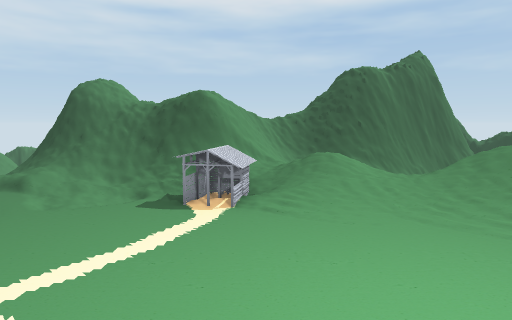
View 1 (above)

21 first-person views from a walk through a scene from a Unity 3-D project. The camera is 1.5 m above the floor, tilts 6° down and sees 75° across. The floor is counted in squares, 1 m on a side. Each view is taken from the middle of a square. On the plan, view 1 faces up. The plan holds only what a view shows up to about 15 squares ahead; the rest is blank. The place goes on beyond the plan. Some surface patterns are stand-ins.

View 2
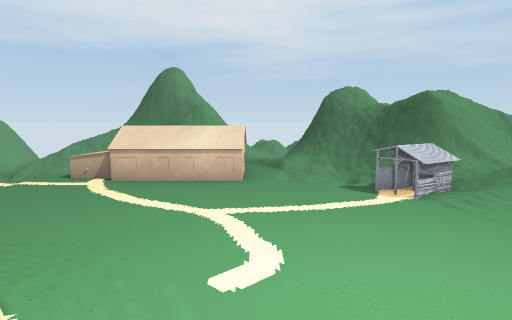

View 3
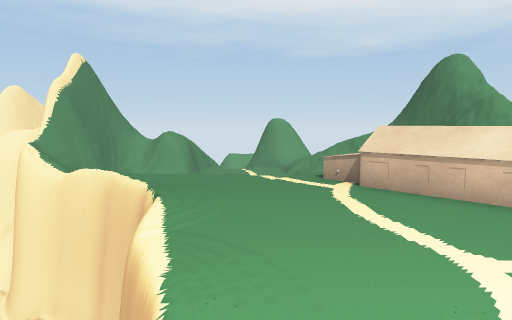

View 4
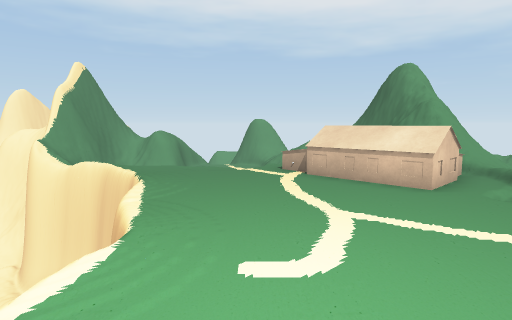

View 5
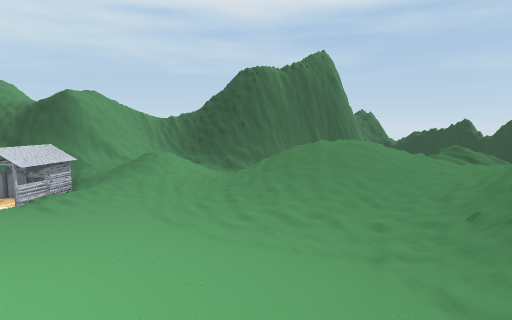

View 6
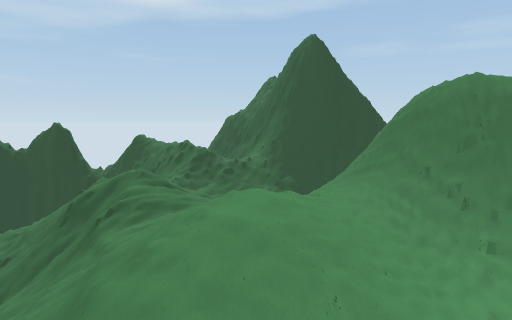

View 7
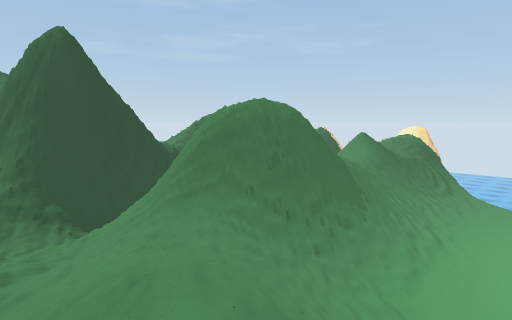

View 8
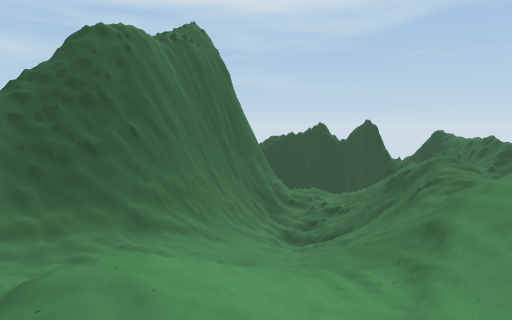

View 9
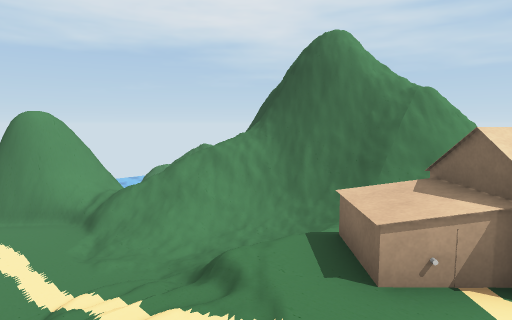

View 10
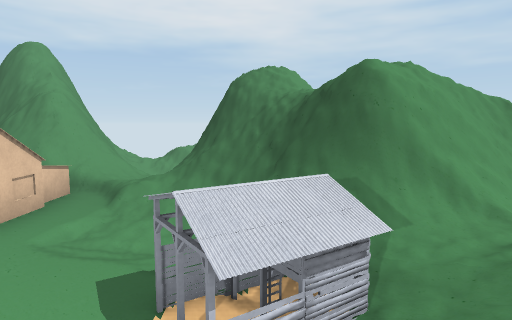

View 11
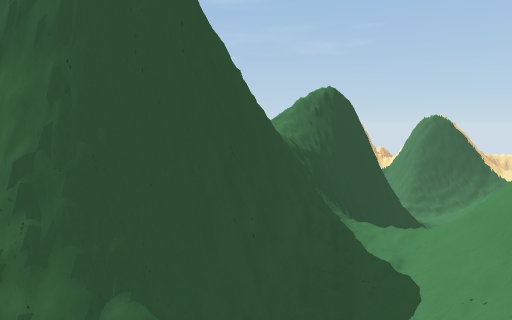

View 12
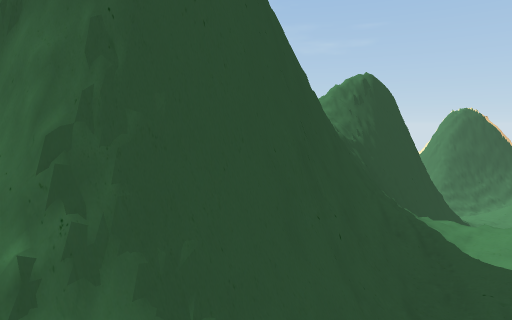

View 13
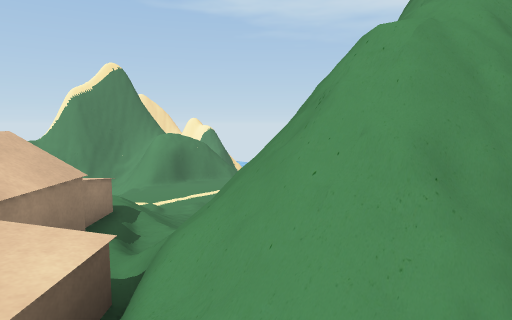

View 14
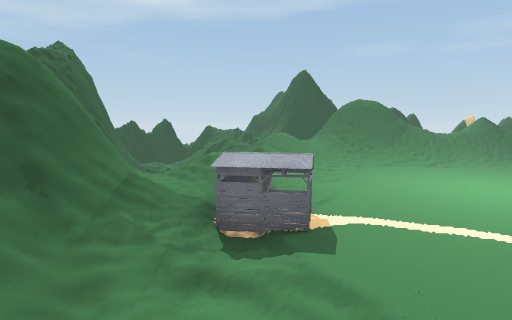

View 15
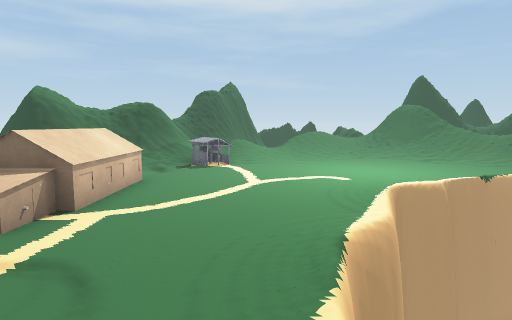

View 16
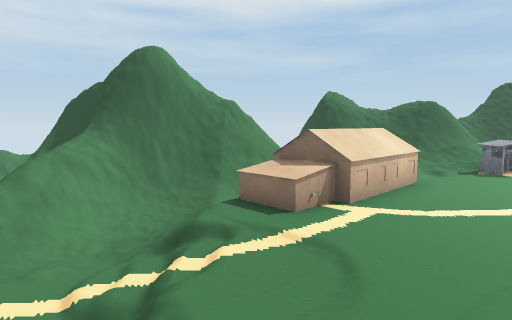

View 17
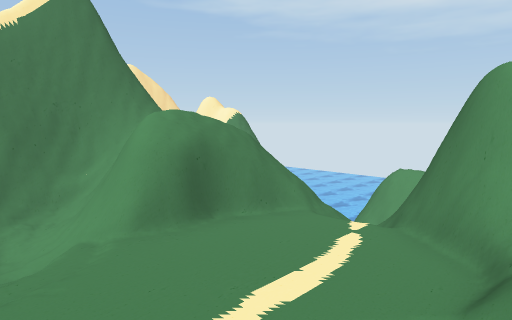

View 18
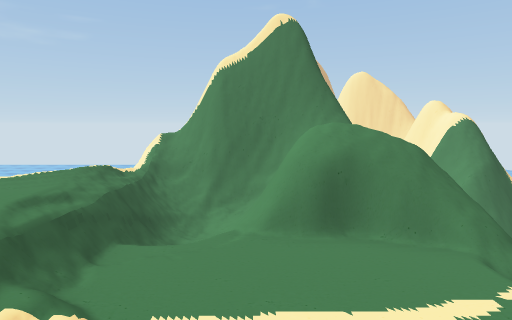

View 19
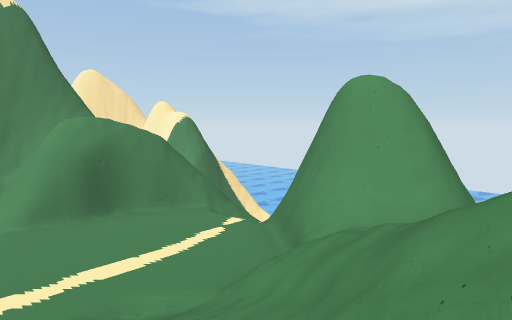

View 20
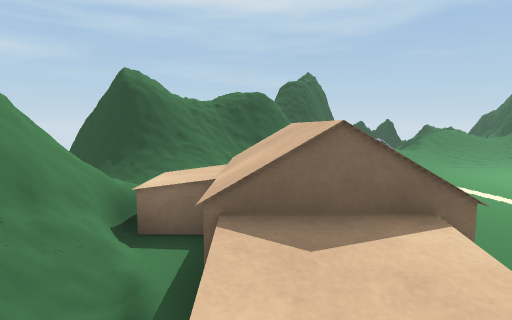

View 21
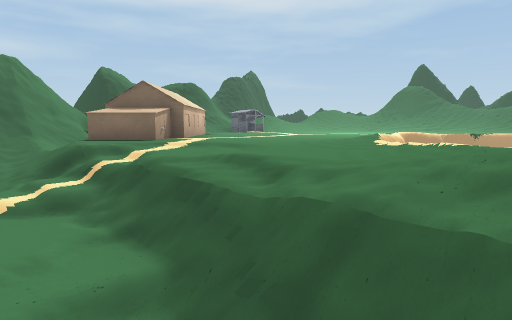

### Floor plan
Key: @ floor where view 1 was taken; # wall or solid block; . main floor; : floor 0.25 m higher than the main floor; - floor 0.25 m lower than the main floor; + floor 0.5 m higher than the main floor; _ floor 0.5 m lower than the main floor; * floor 0.75 m higher than the main floor; < floor 0.75 m lower than the main floor; % floor 1.25 m higher than the main floor; ( floor 1.25 m lower than the main floor; ! floor 1.5 m lower than the main floor; / step, stairs or slope; = window, fence, low wall or low ledge; v drop or lower ground; O other object.
Columns run from 19 left of view 1 to 14 right of it. Each row starts with its distance up from view 1.
 13           # =#     =##    ##=  ##
 12          =_ ##    ===#######   v##
 11      ===:.  #######=#=###=#__   =#
 10        ##=  ==#####=/./////_..  =#
  9         ##=/.//==#=#/  ////#=/ ===
  8    #    ###///////O////////# //#%
  7   ###  ####=O...-.OO//+////+////+
  6  ===####===OOOO...OO/////%//+/-.*#
  5     =#==///OOOO........///*///_=##
  4     =#=//-OOOO..........///===/=##
  3  ==_.//<//OOO............/=###=###
  2  ##=_//<//.O............./=#=#=O=#
  1   ##<<<<//.............../==    ==
  0   #<<<<<//.........@.....///    =#
 -1   v<<<<<</.......vvv......//    =#
 -2   #=<<<<</....vvv  vvvv...//%   ##
 -3   =###=///..vv        vvv.///    #
 -4    #%#=//-.vv            v///  <(=
 -5      ==//-:v              //%  _(
 -6 v   ####= vv              v///  !=
 -7 #    ####=vv               v//  =#
 -8 #     # #vvv                vv =##
 -9 #=    # vvv
-10      ##=vv

Where each view was taken, in squares from view 1:
view 1: 0 up, 0 right, facing up
view 2: 1 down, 2 right, facing up-left
view 3: 0 up, 1 right, facing left
view 4: 1 up, 3 right, facing left
view 5: 0 up, 4 right, facing up
view 6: 6 up, 3 right, facing right
view 7: 7 up, 4 right, facing down-right
view 8: 6 up, 1 right, facing up-right
view 9: 1 down, 7 left, facing up-left
view 10: 5 up, 1 right, facing up-left
view 11: 6 up, 10 right, facing down-right
view 12: 6 up, 11 right, facing down-right
view 13: 9 up, 7 left, facing down-left
view 14: 7 up, 6 left, facing right
view 15: 4 down, 9 left, facing up-right
view 16: 4 down, 9 left, facing up
view 17: 2 up, 11 left, facing down-left
view 18: 3 up, 13 left, facing down
view 19: 4 up, 12 left, facing down-left
view 20: 2 up, 10 left, facing up-right
view 21: 5 down, 12 left, facing up-right
